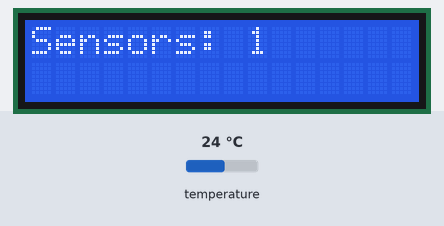
Bench run of a sketch on a simulated Arduino Uno, built with avr-gcc and run on an emulated ATmega328P. On the bench: 16×2 character LCD. The test bench sets the inputs (shaded band); at power-on: temperature 24 °C. What the sketch prints to the serial monitor is not drawn.

Above: at 0.6 s.
At 1.7 s:
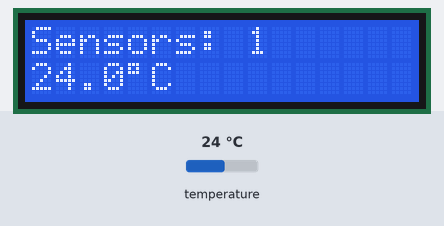
1.8 s: temperature set to 12 °C
At 3.4 s:
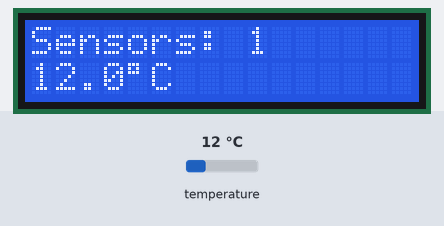
4.1 s: temperature set to 19 °C
At 6.3 s:
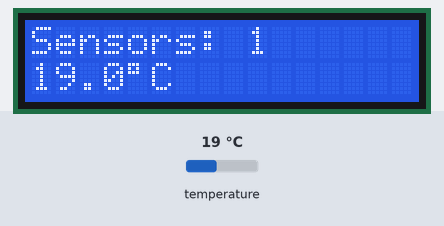
6.6 s: temperature set to 28 °C
At 8.6 s:
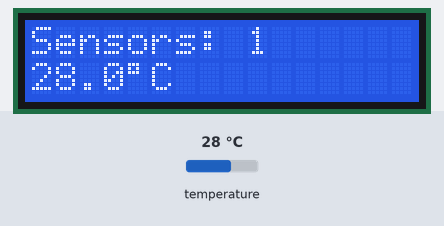
Timing chart, 0 to 10.1 s (numbered marks = the images above; inputs shaded):
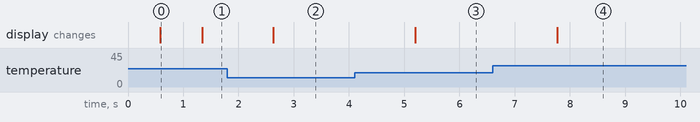

The sketch:

diag_06_sensor_live.ino
```cpp
/*
 * diag_06_sensor_live -- Stage A diagnostic: live DS18B20 detection on the LCD
 *
 * Combines diag_02_lcd and diag_03_ds18b20 into one sketch that shows sensor
 * detection directly on the LCD, rescanning continuously. Meant for probing
 * or reseating the DS18B20 while watching the panel, no Serial monitor
 * needed to see the result.
 *
 * Wiring: LCD as in diag_02_lcd (RS,E,D4,D5,D6,D7 = 7,6,5,4,3,2, RW -> GND).
 *         DS18B20 DATA -> D10, 4.7k pull-up DATA->5V, VDD->5V, GND->GND.
 *
 * Row 0: "Sensors: N"  (N = live device count, rescanned every cycle)
 * Row 1: "Waiting..." while N==0, otherwise the temperature from sensor 0,
 *        or "seen, read FAIL" if it's on the bus but a read comes back
 *        disconnected (-127), e.g. a marginal connection.
 *
 * No lcd.clear() in the loop (matches the main firmware's approach), each
 * field is overwritten in place with trailing spaces so it doesn't flicker.
 */

#include <LiquidCrystal.h>
#include <OneWire.h>
#include <DallasTemperature.h>

LiquidCrystal lcd(7, 6, 5, 4, 3, 2);

#define ONE_WIRE_BUS 10
OneWire oneWire(ONE_WIRE_BUS);
DallasTemperature sensors(&oneWire);

void setup() {
  Serial.begin(9600);
  lcd.begin(16, 2);
  lcd.print(F("diag_06 boot"));
  delay(500);
}

void loop() {
  sensors.begin();  // safe to call every cycle -- re-enumerates the bus fresh
  uint8_t n = sensors.getDeviceCount();

  lcd.setCursor(0, 0);
  lcd.print(F("Sensors: "));
  lcd.print(n);
  lcd.print(F("   "));

  lcd.setCursor(0, 1);
  if (n == 0) {
    lcd.print(F("Waiting...      "));
  } else {
    sensors.requestTemperatures();
    float c = sensors.getTempCByIndex(0);
    if (c == DEVICE_DISCONNECTED_C) {
      lcd.print(F("seen, read FAIL "));
    } else {
      lcd.print(c, 1);
      lcd.write((uint8_t)223);
      lcd.print(F("C          "));
    }
  }

  Serial.print(F("Sensors: "));
  Serial.println(n);

  delay(500);
}
```

Measured:
- after the input at 1.8 s, the display: changes after 0.83 s (image 2)
- after the input at 4.1 s, the display: changes after 1.1 s (image 3)
- after the input at 6.6 s, the display: changes after 1.2 s (image 4)
- what the display in image 0 shows lasts 0.7 s, from 0.6 s to 1.3 s
